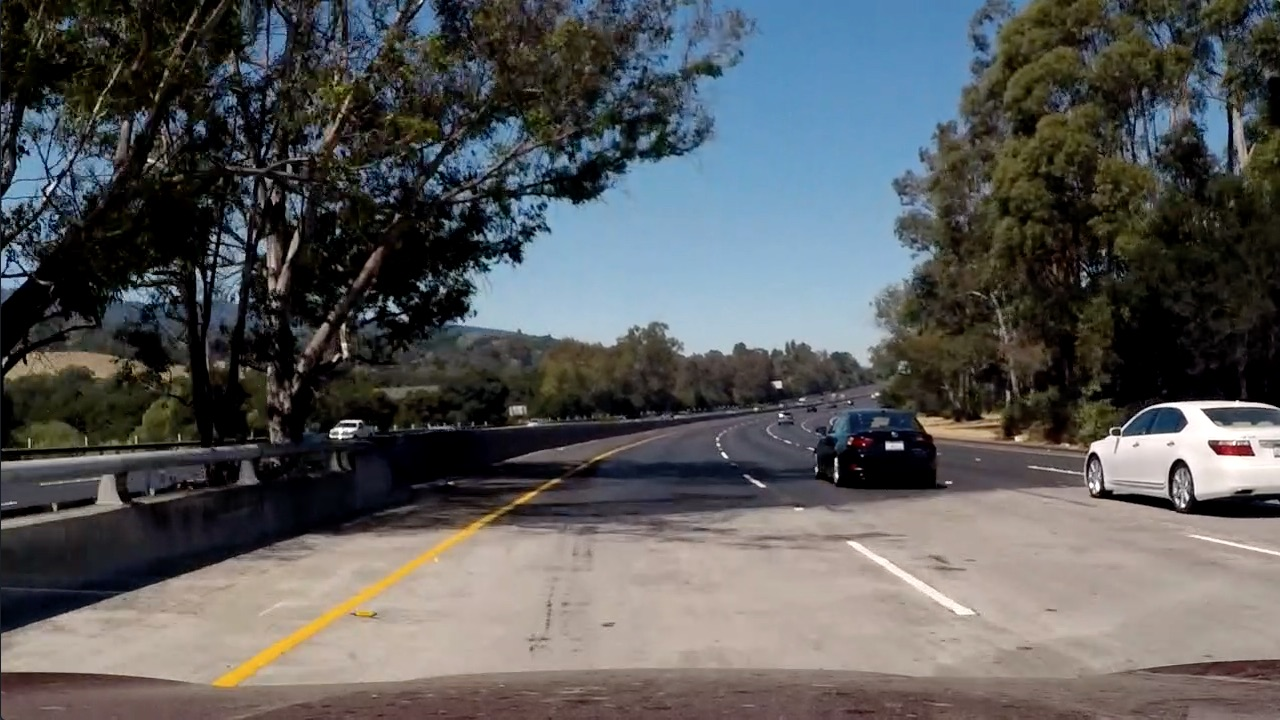
#> input picture MA_solution4CarND-Vehicle-Detection-master/test_images/test5.jpg, 1280 x 720 px
$ jupyter execute --allow-errors MA_detect.ipynb   (shell and % lines are left out)   (older library calls are emulated)
#> lines starting #> are read from the running program, lines starting #| are printed output that depends on the picture; after the words box and inside, x2 and y2 are one past the last pixel; in counts of white or black regions, pixels touching at a corner belong together
# Vehicle Detection

[cell 1]
import cv2
import glob
import numpy as np
import random

import matplotlib
import matplotlib.pyplot as plt
import seaborn as sns
import matplotlib.image as mpimg
import time

from random import shuffle

from skimage.feature import hog
from sklearn.svm import LinearSVC
from sklearn.preprocessing import StandardScaler
from sklearn.model_selection import train_test_split
from scipy.ndimage.measurements import label

from moviepy.editor import VideoFileClip
from IPython.display import HTML

from tqdm import tqdm

NOTE: Some parts adapted from Udacity lesson codes, and https://github.com/jeremy-shannon/

[cell 2]
car_images = glob.glob("dataset/vehicles/*/*.*")
other_images = glob.glob("dataset/non-vehicles/*/*.*")

[cell 3]
shuffle(car_images)
shuffle(other_images)

#> (a cell that did not finish here is left out)

[cell 5]
cvtColor = {"RGB"  : cv2.COLOR_BGR2RGB,
            "LUV"  : cv2.COLOR_BGR2LUV,
            "YUV"  : cv2.COLOR_BGR2YUV,
            "HSV"  : cv2.COLOR_BGR2HSV,
            "HLS"  : cv2.COLOR_BGR2HLS,
            "YCrCb": cv2.COLOR_BGR2YCrCb}

# set range for color channels
histRange = {"RGB"  : [(0,256)]*3,
             "YCrCb": [(0,256)]*3,
             "YUV"  : [(0,256)]*3,
             "HSV"  : [(0,256)]*3,
             "HLS"  : [(0,256)]*3,
             "LUV"  : [(0,192),(0,256),(0,256)]}


# functions for changing between opencv format (BGR) and the default (RGB)
def BGR2RGB(img) :
    return cv2.cvtColor(img, cv2.COLOR_BGR2RGB)

def RGB2BGR(img) :
    return cv2.cvtColor(img, cv2.COLOR_RGB2BGR)

[cell 6]
# [18 lines left out: function get_hog_features, not called in this run]

[cell 7]
def hog_features_visualize(data, channels=["R","G","B"], orient=9,
                          pix_per_cell = 8, cell_per_block = 2, hog_channel = "ALL") :
    cvt_color = cvtColor["".join(channels)]
    bins_range = histRange["".join(channels)]
    imgs = random.sample(data,3)
    fig, axes = plt.subplots(3,4,figsize=(20,15))
    for img,ax in zip(imgs,axes) :
        image = cv2.imread(img)
        ax[0].imshow(BGR2RGB(image))
        image = cv2.cvtColor(image, cvt_color)
        for i in range(image.shape[2]) :
            channel = np.maximum(image[:,:,i],0)
            features, hog_image = get_hog_features(channel, orient, pix_per_cell,
                                            cell_per_block, vis=True, feature_vec=False)
            ax[i+1].imshow(hog_image)
    axes[0][0].set_title('Original')
    for i in range(3) :
        axes[0][i+1].set_title(channels[i]+' channel hog gradient')

[cell 8]
data = car_images
channels = ["H","S","V"]
orient = 9
pix_per_cell = 8
cell_per_block = 2
hog_channel = "ALL" # Can be 0, 1, 2, or "ALL"

#> (the rest of this cell did not finish here and is left out)


[cell 9]
data = other_images
channels = ["H","S","V"]
orient = 9
pix_per_cell = 8
cell_per_block = 2
hog_channel = "ALL" # Can be 0, 1, 2, or "ALL"

#> (the rest of this cell did not finish here and is left out)


[cell 10]
# Define a function to compute color histogram features
# [19 lines left out: function histogram_colors, not called in this run]

#> (a cell that did not finish here is left out)

#> (a cell that did not finish here is left out)

[cell 13]
# [18 lines left out: function bin_spatial, not called in this run]

#> (the rest of this cell did not finish here and is left out)

[cell 14]
def extract_features(images, color_space='RGB', spatial_size=(32, 32),
                     hist_bins=32, orient=9, pix_per_cell=8,
                     cell_per_block=2, hog_channel=0,
                     spatial_feat=True, hist_feat=True, hog_feat=True):
    # Create a list to append feature vectors to
    features = []
    # Iterate through the list of images
    for file in tqdm(images):
        file_features = []
        img = mpimg.imread(file) # idea for the progress came from "nhiddink"
        # apply color conversion if other than 'RGB'
        if color_space != 'RGB':
            if color_space == 'HSV':
                feature_image = cv2.cvtColor(img, cv2.COLOR_RGB2HSV)
            elif color_space == 'LUV':
                feature_image = cv2.cvtColor(img, cv2.COLOR_RGB2LUV)
            elif color_space == 'HLS':
                feature_image = cv2.cvtColor(img, cv2.COLOR_RGB2HLS)
            elif color_space == 'YUV':
                feature_image = cv2.cvtColor(img, cv2.COLOR_RGB2YUV)
            elif color_space == 'YCrCb':
                feature_image = cv2.cvtColor(img, cv2.COLOR_RGB2YCrCb)
        else: feature_image = np.copy(img)

        if spatial_feat == True:
            # Apply bin_spatial() to get spatial color features
            spatial_features = bin_spatial(feature_image, size=spatial_size)
            file_features.append(spatial_features)
        if hist_feat == True:
            # Apply color_hist() also with a color space option now
            hist_features =  histogram_colors(feature_image, nbins=hist_bins)
            file_features.append(hist_features)
        if hog_feat == True:
            # Call get_hog_features() with vis=False, feature_vec=True
            if hog_channel == 'ALL':
                hog_features = []
                for channel in range(feature_image.shape[2]):
                    hog_features.append(get_hog_features(feature_image[:,:,channel],
                                        orient, pix_per_cell, cell_per_block,
                                        vis=False, feature_vec=True))
                hog_features = np.ravel(hog_features)
            else:
                hog_features = get_hog_features(feature_image[:,:,hog_channel], orient,
                                                pix_per_cell, cell_per_block, vis=False,
                                                feature_vec=True)
            file_features.append(hog_features)
        # Append the new feature vector to the features list
        features.append(np.concatenate(file_features))
    # Return list of feature vectors
    return features

[cell 15]
car_features = extract_features(car_images, color_space='YCrCb', hog_feat=True)
other_features = extract_features(other_images, color_space='YCrCb', hog_feat=True)

# Create an array stack of feature vectors
X = np.vstack((car_features, other_features)).astype(np.float64)
# Fit a per-column scaler
#> (the rest of this cell did not finish here and is left out)

#> (a cell that did not finish here is left out)

[cell 17]
car_features = extract_features(car_images, color_space='HLS', hog_feat=True)
other_features = extract_features(other_images, color_space='HLS', hog_feat=True)

# Create an array stack of feature vectors
X = np.vstack((car_features, other_features)).astype(np.float64)
# Fit a per-column scaler
#> (the rest of this cell did not finish here and is left out)

#> (a cell that did not finish here is left out)

[cell 19]
car_features = extract_features(car_images, hog_feat=True)
other_features = extract_features(other_images, hog_feat=True)

# Create an array stack of feature vectors
X = np.vstack((car_features, other_features)).astype(np.float64)
# Fit a per-column scaler
#> (the rest of this cell did not finish here and is left out)

#> (a cell that did not finish here is left out)

YCrCb gives highest test accuracy.

[cell 21]
def slide_window(img, x_start_stop=[None, None], y_start_stop=[None, None],
                 xy_window=(96, 96),
                 xy_overlap=(0.5, 0.5)):
    # If x and/or y start/stop positions not defined, set to image size
    if x_start_stop[0] == None:
        x_start_stop[0] = 0
    if x_start_stop[1] == None:
        x_start_stop[1] = img.shape[1]
    if y_start_stop[0] == None:
        y_start_stop[0] = 0
    if y_start_stop[1] == None:
        y_start_stop[1] = img.shape[0]
    # Compute the span of the region to be searched
    xspan = x_start_stop[1] - x_start_stop[0]
    yspan = y_start_stop[1] - y_start_stop[0]
    # Compute the number of pixels per step in x/y
    nx_pix_per_step = np.int(xy_window[0]*(1 - xy_overlap[0]))
    ny_pix_per_step = np.int(xy_window[1]*(1 - xy_overlap[1]))
    # Compute the number of windows in x/y
    nx_buffer = np.int(xy_window[0]*(xy_overlap[0]))
    ny_buffer = np.int(xy_window[1]*(xy_overlap[1]))
    nx_windows = np.int((xspan-nx_buffer)/nx_pix_per_step)
    ny_windows = np.int((yspan-ny_buffer)/ny_pix_per_step)
    # Initialize a list to append window positions to
    window_list = []
    for ys in range(ny_windows):
        for xs in range(nx_windows):
            # Calculate window position
            startx = xs*nx_pix_per_step + x_start_stop[0]
            endx = startx + xy_window[0]
            starty = ys*ny_pix_per_step + y_start_stop[0]
            endy = starty + xy_window[1]
            # Append window position to list
            window_list.append(((startx, starty), (endx, endy)))
    # Return the list of windows
    return window_list

def draw_boxes(img, bboxes, color=(255,255,0), thick=6, random_color=False):
    imcopy = np.copy(img)
    for bbox in bboxes:
        if random_color == True:
            color = (np.random.randint(0,255), np.random.randint(0,255), np.random.randint(0,255))
        cv2.rectangle(imcopy, bbox[0], bbox[1], color, thick)
    return imcopy

test_img = mpimg.imread('test_images/test5.jpg')
#> test_img is the input picture: shape (720, 1280, 3); mean R, G, B 88.5, 89.3, 89.8

windows =  slide_window(test_img,
                        x_start_stop=[None, None],
                        y_start_stop=[400, 656], #tune the parameters
                        xy_window=(64, 64),
                        xy_overlap=(0.5, 0.5))
#> windows = 273 items

window_img = draw_boxes(test_img, windows, random_color=True)
#> the loop in draw_boxes, `for bbox in bboxes:` made 273 passes
#> (bbox, color) on passes 1 to 12: (((0, 400), (64, 464)), (172, 47, 117)), (((32, 400), (96, 464)), (192, 67, 251)), (((64, 400), (128, 464)), (195, 103, 9)), (((96, 400), (160, 464)), (211, 21, 242)), (((128, 400), (192, 464)), (36, 87, 70)), (((160, 400), (224, 464)), (216, 88, 140)), (((192, 400), (256, 464)), (58, 193, 230)), (((224, 400), (288, 464)), (39, 87, 174)), (((256, 400), (320, 464)), (88, 81, 165)), (((288, 400), (352, 464)), (25, 77, 72)), (((320, 400), (384, 464)), (9, 148, 115)), (((352, 400), (416, 464)), (208, 243, 197))
#> color on passes 61 to 66: (43, 104, 11), (2, 51, 80), (32, 182, 128), (38, 19, 174), (42, 115, 184), (188, 232, 77)
#> after the loop in draw_boxes, `for bbox in bboxes:`:
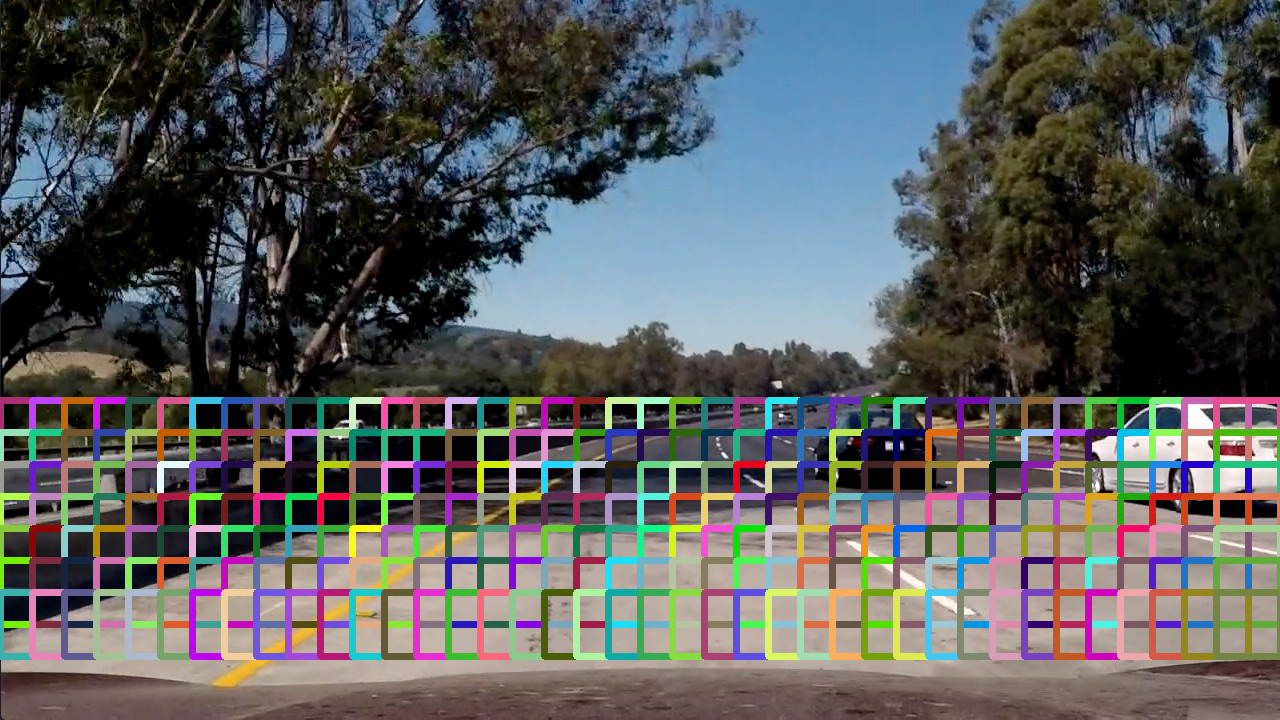
#> imcopy: shape (720, 1280, 3); 14.83% of pixels changed, all inside (x1, y1, x2, y2) = (0, 397, 1280, 660)
plt.imshow(window_img);
#> (this line was passed over: IPython is not available in this run)
matplotlib.rc('xtick', labelsize=15)
matplotlib.rc('ytick', labelsize=15)
plt.title('Sliding Windows');
#> (this line was passed over: IPython is not available in this run)
plt.savefig('output_images/sliding_windows.png')
#> (this line was passed over: IPython is not available in this run)


$ run again, with MA_solution4CarND-Vehicle-Detection-master/test_images/test4.jpg copied over MA_solution4CarND-Vehicle-Detection-master/test_images/test5.jpg
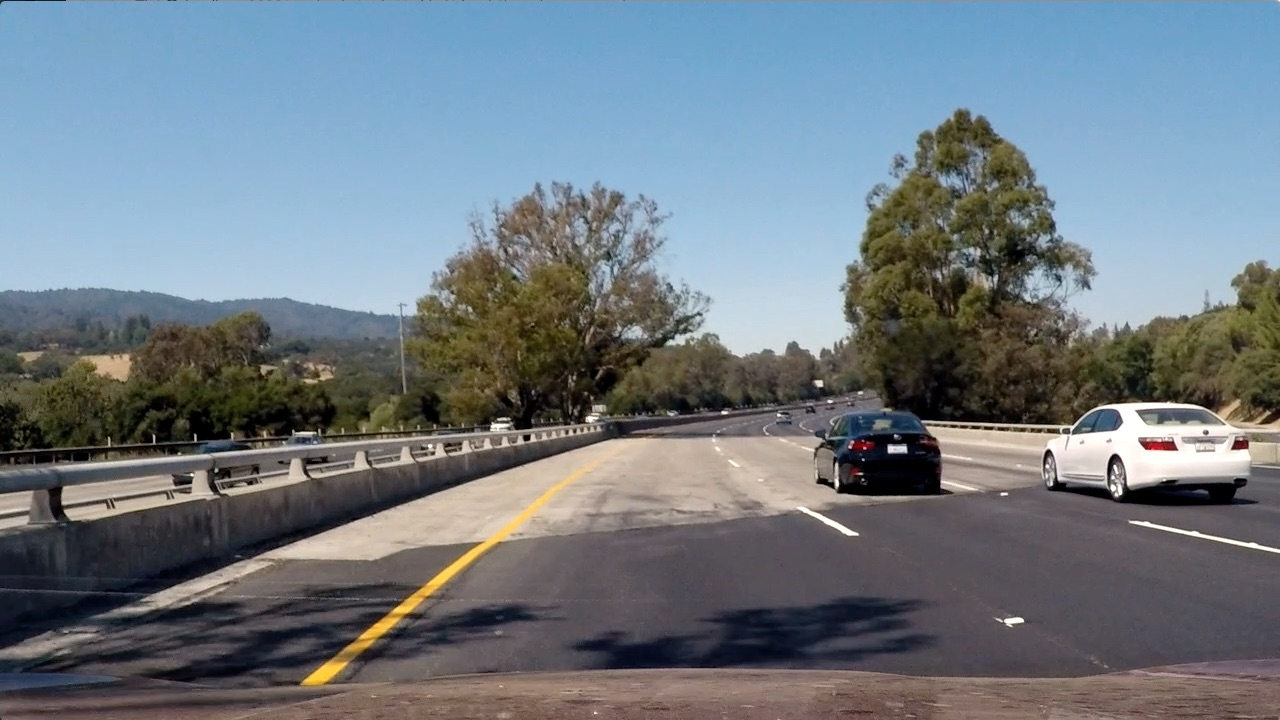
#> input picture MA_solution4CarND-Vehicle-Detection-master/test_images/test4.jpg, 1280 x 720 px
#> test_img is the input picture: shape (720, 1280, 3); mean R, G, B 112.2, 122.7, 130.9
#> windows = 273 items
#> the loop in draw_boxes, `for bbox in bboxes:` made 273 passes
#> (bbox, color) on passes 1 to 8: (((0, 400), (64, 464)), (172, 47, 117)), (((32, 400), (96, 464)), (192, 67, 251)), (((64, 400), (128, 464)), (195, 103, 9)), (((96, 400), (160, 464)), (211, 21, 242)), (((128, 400), (192, 464)), (36, 87, 70)), (((160, 400), (224, 464)), (216, 88, 140)), (((192, 400), (256, 464)), (58, 193, 230)), (((224, 400), (288, 464)), (39, 87, 174))
#> after the loop in draw_boxes, `for bbox in bboxes:`:
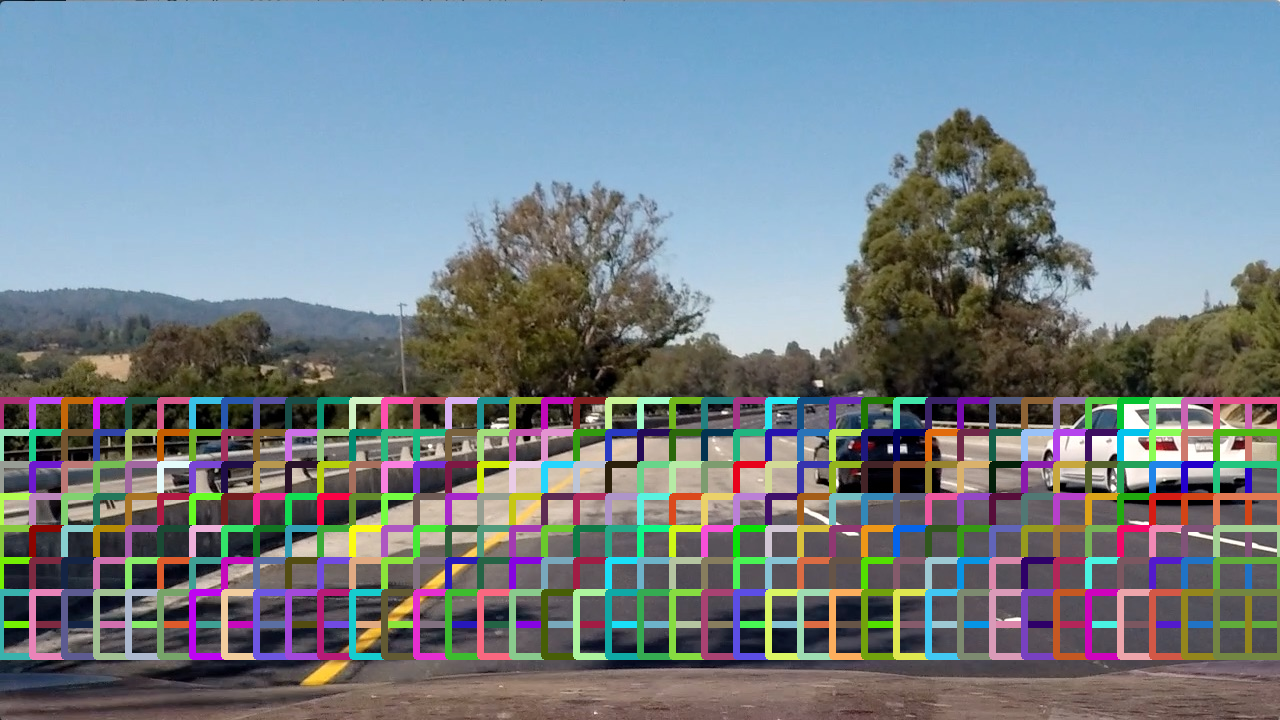
#> imcopy: shape (720, 1280, 3); 14.83% of pixels changed, all inside (x1, y1, x2, y2) = (0, 397, 1280, 660)

$ run again, with MA_solution4CarND-Vehicle-Detection-master/test_images/test6.jpg copied over MA_solution4CarND-Vehicle-Detection-master/test_images/test5.jpg
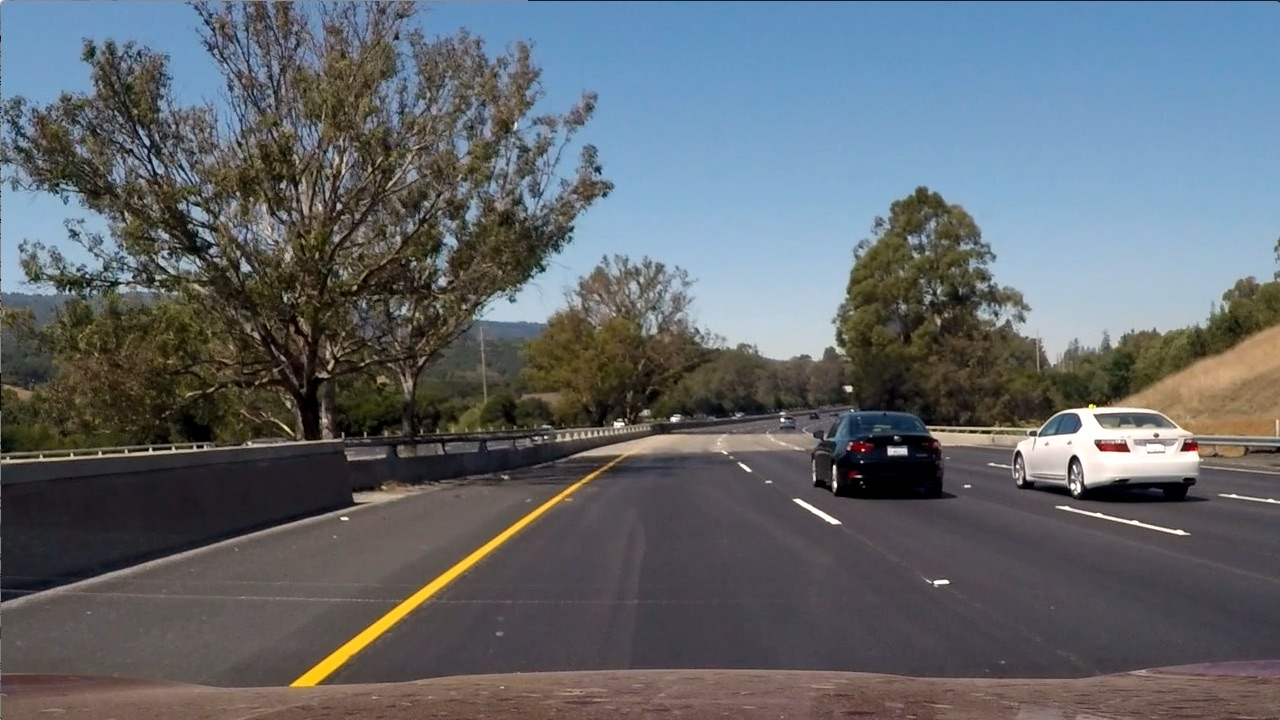
#> input picture MA_solution4CarND-Vehicle-Detection-master/test_images/test6.jpg, 1280 x 720 px
#> test_img is the input picture: shape (720, 1280, 3); mean R, G, B 97, 102.6, 107.9
#> windows = 273 items
#> the loop in draw_boxes, `for bbox in bboxes:` made 273 passes
#> (bbox, color) on passes 1 to 8: (((0, 400), (64, 464)), (172, 47, 117)), (((32, 400), (96, 464)), (192, 67, 251)), (((64, 400), (128, 464)), (195, 103, 9)), (((96, 400), (160, 464)), (211, 21, 242)), (((128, 400), (192, 464)), (36, 87, 70)), (((160, 400), (224, 464)), (216, 88, 140)), (((192, 400), (256, 464)), (58, 193, 230)), (((224, 400), (288, 464)), (39, 87, 174))
#> after the loop in draw_boxes, `for bbox in bboxes:`:
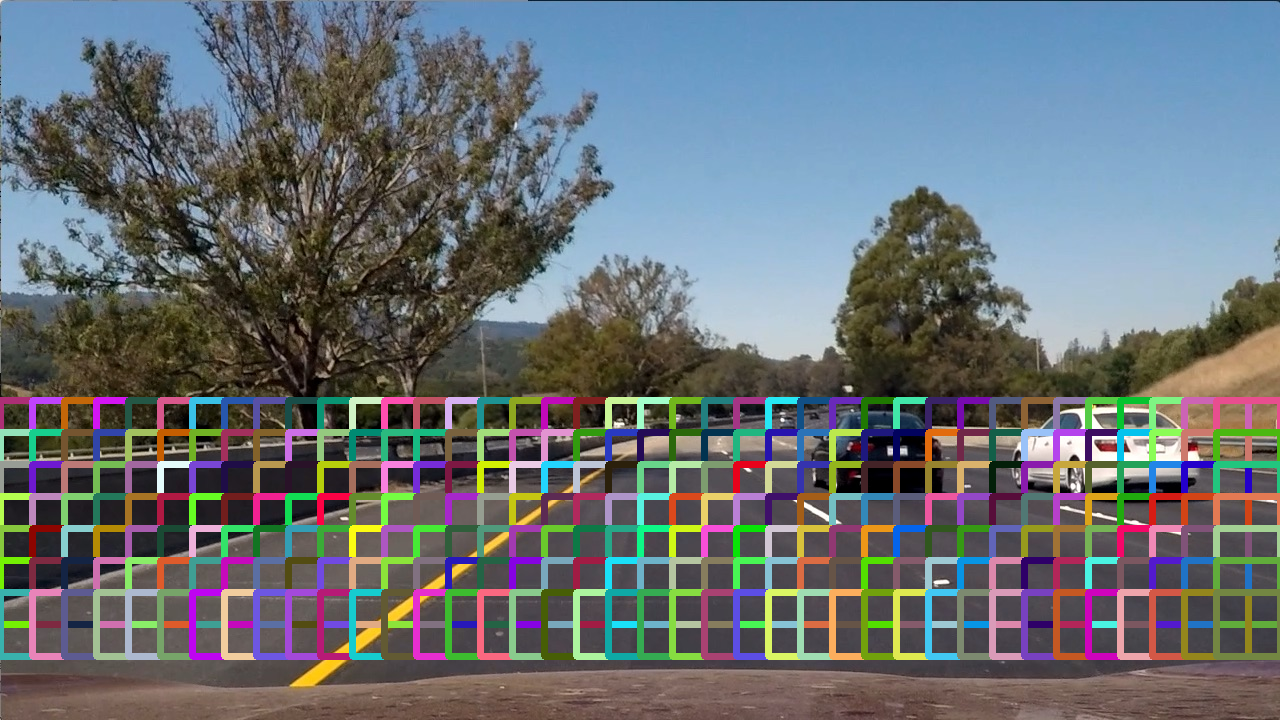
#> imcopy: shape (720, 1280, 3); 14.83% of pixels changed, all inside (x1, y1, x2, y2) = (0, 397, 1280, 660)
